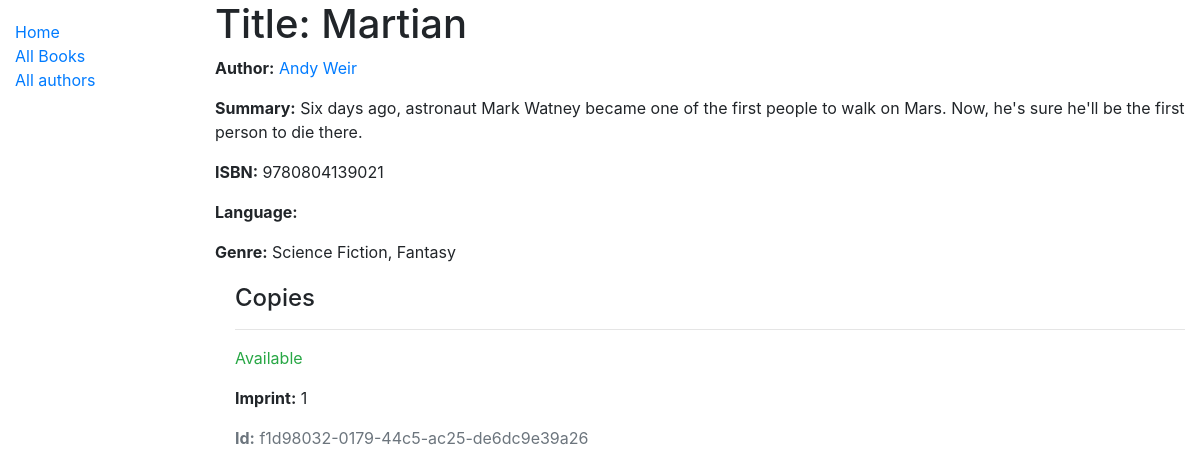
/catalog/book/1, run on the app's committed database.
### catalog/models.py (models this page shows, shortened)
class Book(models.Model):
    title = models.CharField(max_length=200)
    author = models.ForeignKey('Author', on_delete=models.SET_NULL, null=True)
    summary = models.TextField(max_length=1000, help_text='Enter a brief description of the book')
    isbn = models.CharField('ISBN', max_length=13, help_text='13 Character <a href="https://www.isbn-international.org/content/what-isbn">ISBN number</a>')
    genre = models.ManyToManyField(Genre, help_text='Select a genre for this book')
    def display_genre(self):
        return ', '.join(genre.name for genre in self.genre.all()[:3])
    display_genre.short_description = "Genre"

class Author(models.Model):
    first_name = models.CharField(max_length=100)
    last_name = models.CharField(max_length=100)
    date_of_birth = models.DateField(null=True, blank=True)
    date_of_death = models.DateField('Died', null=True, blank=True)
    class Meta:
        ordering = ['last_name', 'first_name']
    def __str__(self):
        return f'{self.first_name} {self.last_name}'

class Genre(models.Model):
    name = models.CharField(max_length=200, help_text='Enter a book genre (e.g. Science Fiction)')
    def __str__(self):
        return self.name

class Bookinstance(models.Model):
    id = models.UUIDField(primary_key=True, default=uuid.uuid4,
            help_text='Unique ID for this particular book across whole library')
    book = models.ForeignKey('Book', on_delete=models.SET_NULL, null=True)
    imprint = models.CharField(max_length=200)
    due_back = models.DateField(null=True, blank=True)
    LOAN_STATUS = (
        ('m', 'Maintenance'),
        ('o', 'On loan'),
        ('a', 'Available'),
        ('r', 'Reserved'),
    )
    status = models.CharField(
        max_length=1,
        choices = LOAN_STATUS,
        blank = True,
        default = 'm',
        help_text = 'Book availability',
    )
    class Meta:
        ordering = ['due_back']

### catalog/views.py (the view, shortened to what this page needs)
# urls.py: path('book/<int:pk>', views.BookDetailView.as_view(), name='book-detail'),
class BookDetailView(generic.DetailView):
    model = Book

### catalog/templates/catalog/book_detail.html (shortened to what this page needs)
{% extends "base_generic.html" %}
{% block content %}
  <h1>Title: {{ book.title }}</h1>
  <p><strong>Author:</strong> <a href="">{{ book.author }}</a></p>
  <p><strong>Summary:</strong> {{ book.summary }}</p>
  <p><strong>ISBN:</strong> {{ book.isbn }}</p>
  <p><strong>Language:</strong> {{ book.language }}</p>
  <p><strong>Genre:</strong> {% for genre in book.genre.all %} {{ genre }}{% if not forloop.last %}, {% endif %}{% endfor %}</p>
  <div style="margin-left:20px;margin-top:20px">
    <h4>Copies</h4>
    {% for copy in book.bookinstance_set.all %}
      <hr>
      <p class="{% if copy.status == 'a' %}text-success{% elif copy.status == 'm' %}text-danger{% else %}text-warning{% endif %}">{{ copy.get_status_display }}</p>
      <p><strong>Imprint:</strong> {{copy.imprint}}</p>
      <p class="text-muted"><strong>Id:</strong> {{copy.id}}</p>
    {% endfor %}
  </div>
{% endblock %}

### data on the page
Book: title "Martian", author "Andy Weir", summary "Six days ago, astronaut Mark Watney became one of the first people to walk on Mars. Now, he's sure he'll be the first person to die there.", isbn "9780804139021"
Genre: name "Science Fiction"
Genre: name "Fantasy"
Bookinstance: status "Available", imprint "1", id "f1d98032-0179-44c5-ac25-de6dc9e39a26"
